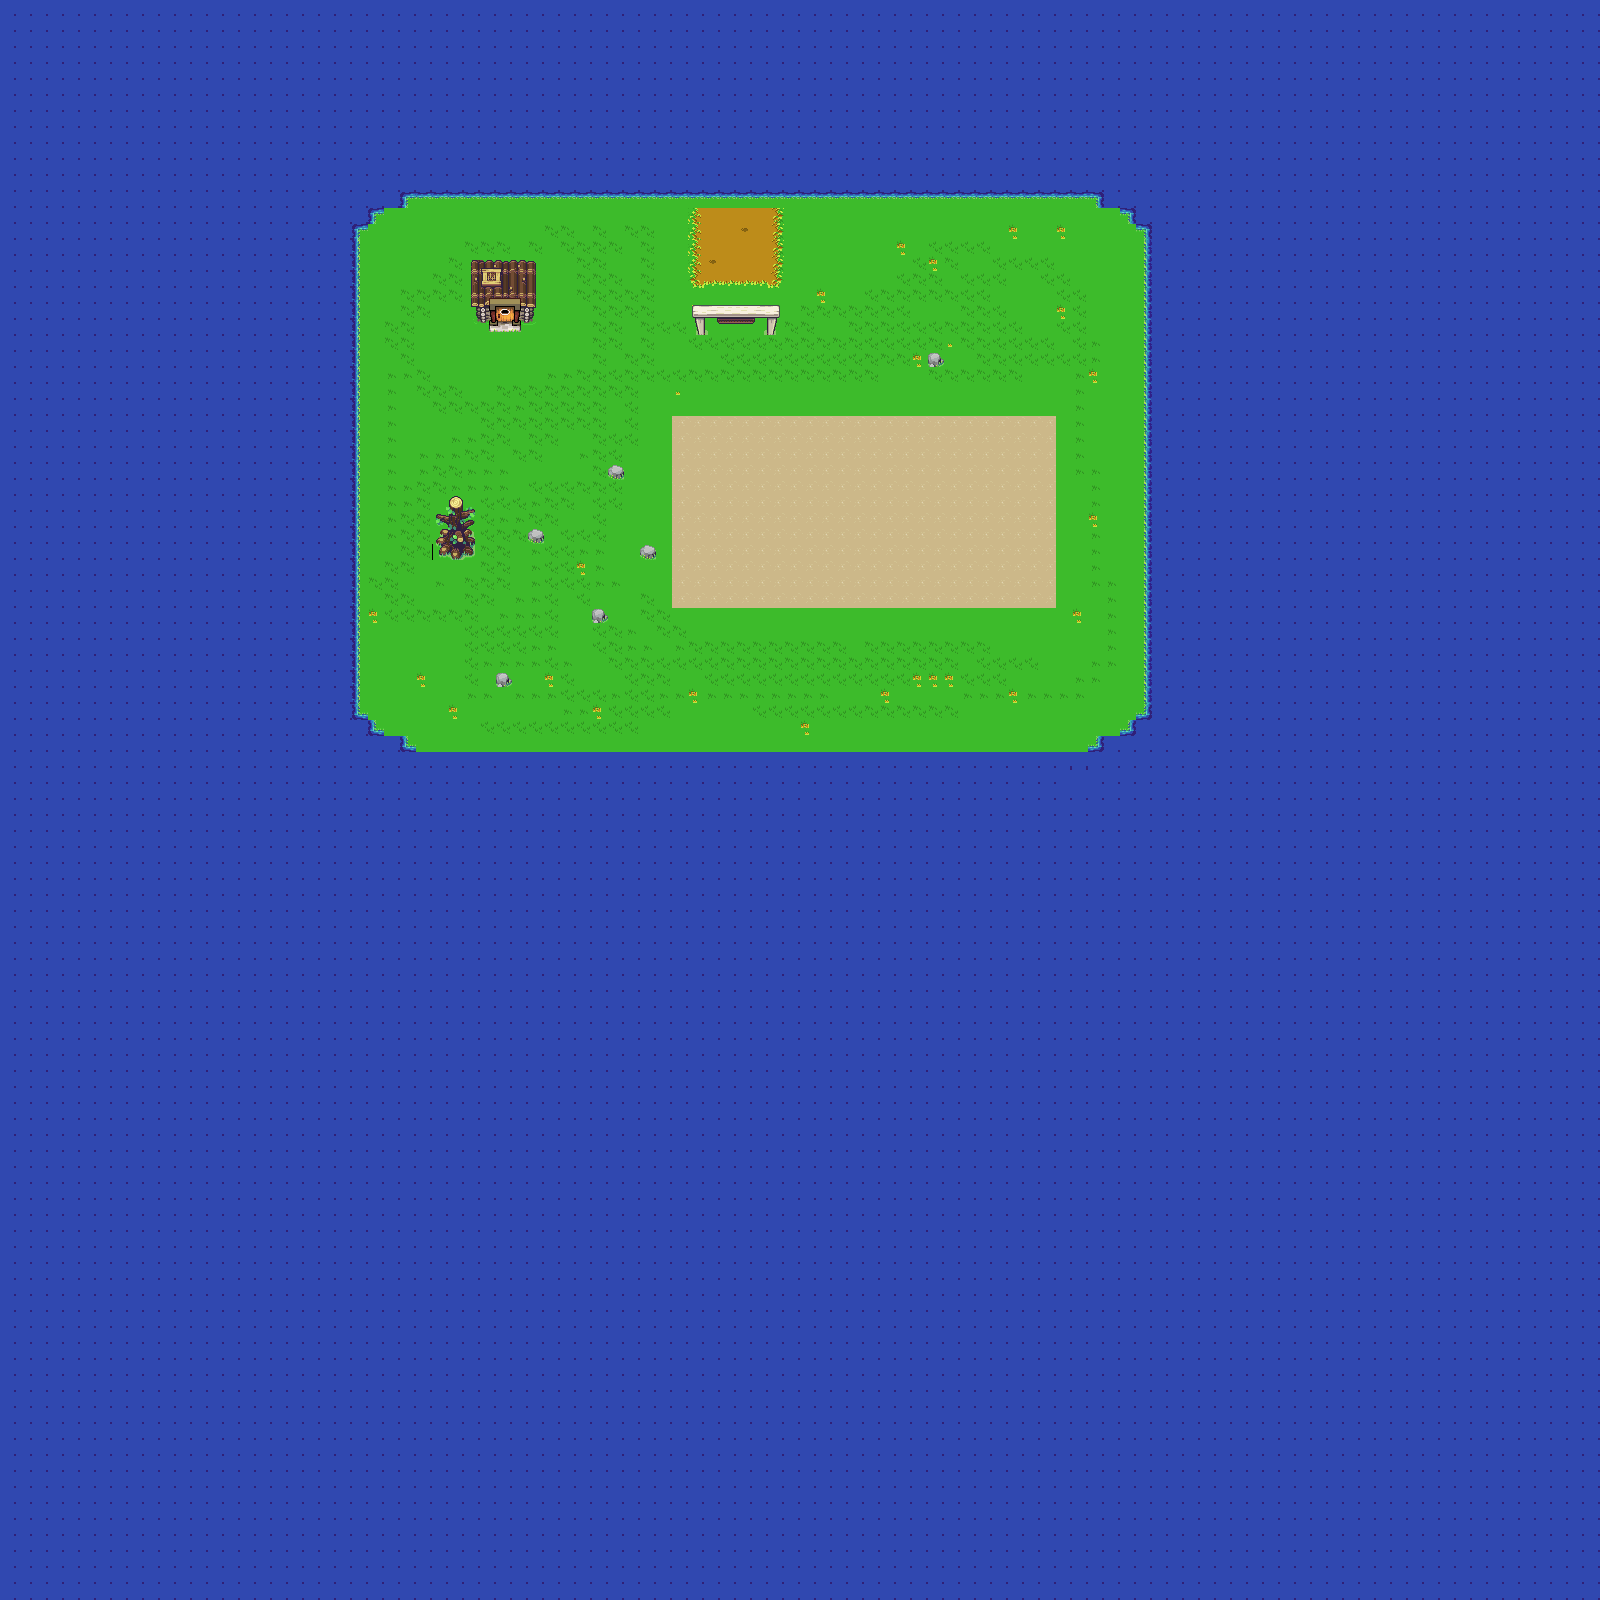

This is a level from a 2D game, rendered from its Tiled map with the project's own tilesets. A one-line summary and the map file follow, with tile-layer data summarised:
An orthogonal 100x100 tile map with 16x16 px tiles, 3 tile layers (background, collision, foreground).

<map version="1.0" orientation="orthogonal" renderorder="right-down" width="100" height="100" tilewidth="16" tileheight="16" nextobjectid="1">
 <tileset firstgid="1" name="tileset" tilewidth="16" tileheight="16" tilecount="880" columns="40">
  <image source="tileset.png" trans="ff00ff" width="650" height="354" />
  <terraintypes>
   <terrain name="Fence" tile="331" />
   <terrain name="House" tile="-1" />
  </terraintypes>
  <tile id="331" terrain="0,0,0,0" />
  <tile id="332" terrain="0,0,0,0" />
  <tile id="371" terrain="0,0,0,0" />
  <tile id="372" terrain="0,0,0,0" />
  <tile id="616" terrain="0,0,0,0" />
  <tile id="617" terrain="0,0,0,0" />
  <tile id="656" terrain="0,0,0,0" />
  <tile id="657" terrain="0,0,0,0" />
  <tile id="689" terrain=",1,,1" />
  <tile id="690" terrain="1,1,1,1" />
  <tile id="691" terrain="1,1,1,1" />
  <tile id="692" terrain="1,1,1,1" />
  <tile id="693" terrain="1,,1," />
  <tile id="729" terrain=",1,,1" />
  <tile id="730" terrain="1,1,1,1" />
  <tile id="731" terrain="1,1,1,1" />
  <tile id="732" terrain="1,1,1,1" />
  <tile id="733" terrain="1,,1," />
  <tile id="769" terrain=",1,,1" />
  <tile id="770" terrain="1,1,1,1" />
  <tile id="771" terrain="1,1,1,1" />
  <tile id="772" terrain="1,1,1,1" />
  <tile id="773" terrain="1,,1," />
  <tile id="809" terrain=",1,," />
  <tile id="810" terrain="1,1,," />
  <tile id="811" terrain="1,1,," />
  <tile id="812" terrain="1,1,,1" />
  <tile id="813" terrain="1,,1," />
  <tile id="852" terrain=",1,," />
  <tile id="853" terrain="1,,1," />
 </tileset>
 <layer name="background" width="100" height="100">
  <data>[10000 cells, 10000 non-empty, 25 distinct tile ids]</data>
 </layer>
 <layer name="collision" width="100" height="100">
  <data>[10000 cells, 137 non-empty, 28 distinct tile ids]</data>
 </layer>
 <layer name="foreground" width="100" height="100">
  <data>[10000 cells, 21 non-empty, 19 distinct tile ids]</data>
 </layer>
</map>